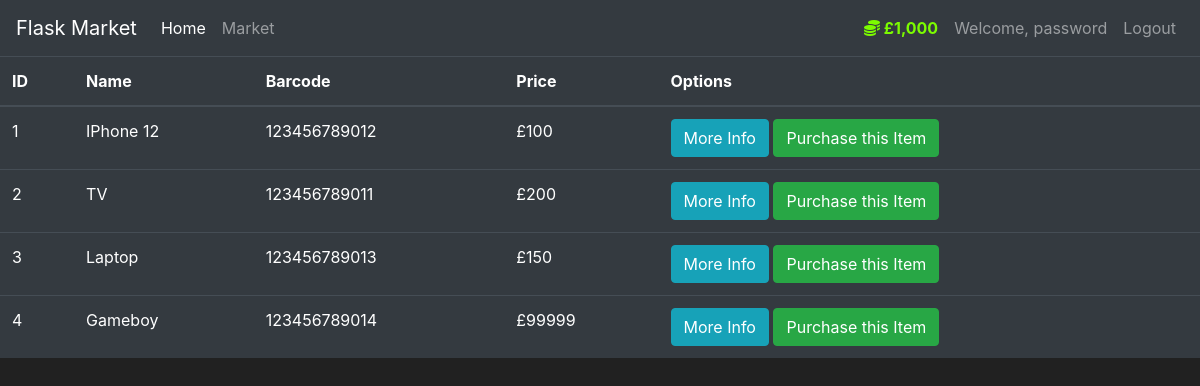
/market (signed in), run on the app's committed database.
### market/models.py (models this page shows, shortened)
class User(db.Model, UserMixin):
    id = db.Column(db.Integer(), primary_key=True)
    username = db.Column(db.String(length=30), nullable=False, unique=True)
    email_address = db.Column(db.String(length=50), nullable=False, unique=True)
    password_hash = db.Column(db.String(length=60), nullable=False)
    budget = db.Column(db.Integer(), nullable=False, default=1000)
    items = db.relationship('Item', backref='owned_user', lazy=True)
    @property
    def password(self):
        return self.password
    @property
    def prettier_budget(self):
        if len(str(self.budget)) >= 4:
            return f'£{str(self.budget)[:-3]},{str(self.budget)[-3:]}'
        else:
            return f'£{self.budget}'

class Item(db.Model):
    id = db.Column(db.Integer(), primary_key=True)
    name = db.Column(db.String(length=30), nullable=False, unique=True)
    price = db.Column(db.Integer(), nullable=False)
    barcode = db.Column(db.String(length=12), nullable=False, unique=True)
    description = db.Column(db.String(length=1024), nullable=False, unique=True)
    owner = db.Column(db.Integer(), db.ForeignKey('user.id'))

### market/routes.py (the view)
@app.route('/market')
@login_required
def market_page():
    items = Item.query.all()
    return render_template('market.html', items=items)

### market/models.py (called while the page is built)
@login_manager.user_loader
def load_user(user_id):
    return User.query.get(int(user_id))

### market/templates/market.html (shortened to what this page needs)
{% extends 'base.html' %}
{% block content %}
<table class="table table-hover table-dark">
    <thead>
    <tr>
        <th scope="col">ID</th>
        <th scope="col">Name</th>
        <th scope="col">Barcode</th>
        <th scope="col">Price</th>
        <th scope="col">Options</th>
    </tr>
    </thead>
    <tbody>
    {% for item in items %}
    <tr>
        <td>{{ item.id }}</td>
        <td>{{ item.name }}</td>
        <td>{{ item.barcode }}</td>
        <td>£{{ item.price }}</td>
        <td>
            <button class="btn btn-outline btn-info">More Info</button>
            <button class="btn btn-outline btn-success">Purchase this Item</button>
        </td>
    </tr>
    {% endfor %}
    </tbody>
</table>
{% endblock %}

### market/templates/base.html (shortened to what this page needs)
<!doctype html>
<html lang="en">
<head>
    <link rel="stylesheet" href="https://cdn.jsdelivr.net/npm/bootstrap@4.5.3/dist/css/bootstrap.min.css"
>
    <link rel="stylesheet" href="https://cdnjs.cloudflare.com/ajax/libs/font-awesome/6.3.0/css/all.min.css">
</head>
<body>
<nav class="navbar navbar-expand-md navbar-dark bg-dark">
    <a class="navbar-brand" href="#">Flask Market</a>
    <div class="collapse navbar-collapse" id="navbarNav">
        <ul class="navbar-nav mr-auto">
            <li class="nav-item active">
                <a class="nav-link" href="{{ url_for('home_page') }}">Home <span class="sr-only">(current)</span></a>
            </li>
            <li class="nav-item">
                <a class="nav-link" href="{{ url_for('market_page') }}">Market</a>
            </li>
        </ul>
        {% if current_user.is_authenticated %}
        <ul class="navbar-nav">
            <li class="nav-item">
                <a class="nav-link" style="color: lawngreen; font-weight: bold">
                    <i class="fas fa-coins"></i>
                    {{ current_user.prettier_budget }}
                </a>
            </li>
            <li class="nav-item">
                <a class="nav-link">Welcome, {{ current_user.username }}</a>
            </li>
            <li class="nav-item">
                <a class="nav-link" href="{{ url_for('logout_page') }}">Logout</a>
            </li>
        </ul>
        {% endif %}
    </div>
</nav>
{% block content %}
{% endblock %}
</body>
</html>

### market/templates/base.html (style rules this page uses)
body { background-color: #212121; color: white }

### data on the page
User: prettier_budget "£1,000", username "password"
Item: id "1", name "IPhone 12", barcode "123456789012", price "100"
Item: id "2", name "TV", barcode "123456789011", price "200"
Item: id "3", name "Laptop", barcode "123456789013", price "150"
Item: id "4", name "Gameboy", barcode "123456789014", price "99999"
